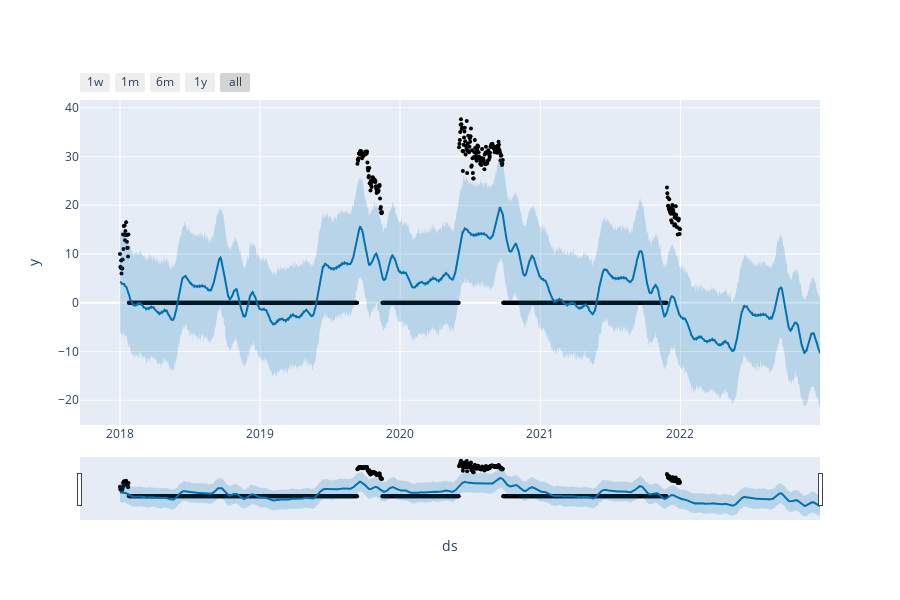

The code cell stored with this chart in its notebook:
### Code cell
from prophet import Prophet
from prophet.plot import plot_plotly, plot_components_plotly
model = Prophet()
model.fit(forecast_data)
forecasts = model.make_future_dataframe(periods=365)
predictions = model.predict(forecasts)
plot_plotly(model, predictions)

### Figure 1 — Plotly figure (JSON) as saved in the notebook; plotly's stock layout.template omitted (floating-point values rounded to 4 significant figures; data arrays with more than 128 entries replaced by an {"elided": "..."} marker saying what was removed)
{"data": [{"marker": {"color": "black", "size": 4}, "mode": "markers", "name": "Actual", "type": "scatter", "x": {"elided": "1461 str values"}, "y": {"elided": "1461 float values"}}, {"hoverinfo": "skip", "line": {"width": 0}, "mode": "lines", "type": "scatter", "x": {"elided": "1826 str values"}, "y": {"elided": "1826 float values"}}, {"fill": "tonexty", "fillcolor": "rgba(0, 114, 178, 0.2)", "line": {"color": "#0072B2", "width": 2}, "mode": "lines", "name": "Predicted", "type": "scatter", "x": {"elided": "1826 str values"}, "y": {"elided": "1826 float values"}}, {"fill": "tonexty", "fillcolor": "rgba(0, 114, 178, 0.2)", "hoverinfo": "skip", "line": {"width": 0}, "mode": "lines", "type": "scatter", "x": {"elided": "1826 str values"}, "y": {"elided": "1826 float values"}}], "layout": {"height": 600, "showlegend": false, "width": 900, "xaxis": {"rangeselector": {"buttons": [{"count": 7, "label": "1w", "step": "day", "stepmode": "backward"}, {"count": 1, "label": "1m", "step": "month", "stepmode": "backward"}, {"count": 6, "label": "6m", "step": "month", "stepmode": "backward"}, {"count": 1, "label": "1y", "step": "year", "stepmode": "backward"}, {"step": "all"}]}, "rangeslider": {"visible": true}, "title": {"text": "ds"}, "type": "date"}, "yaxis": {"title": {"text": "y"}}}}
